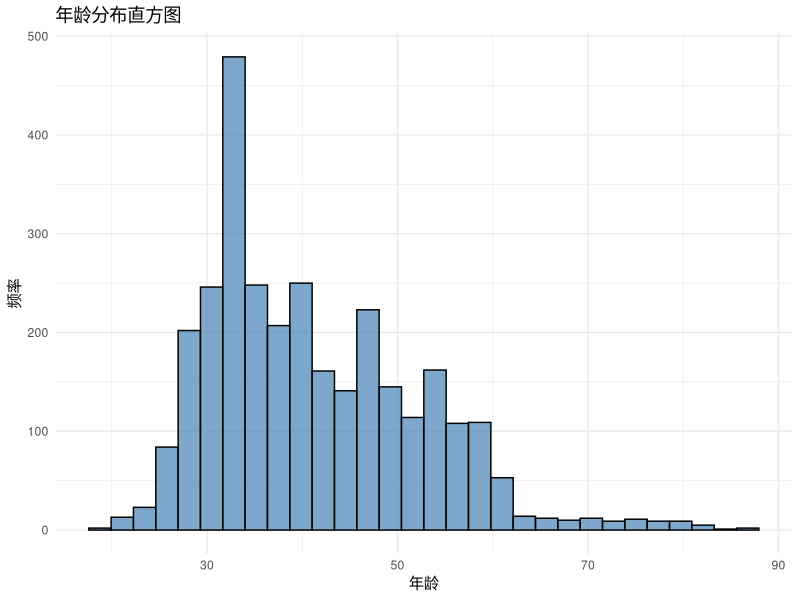
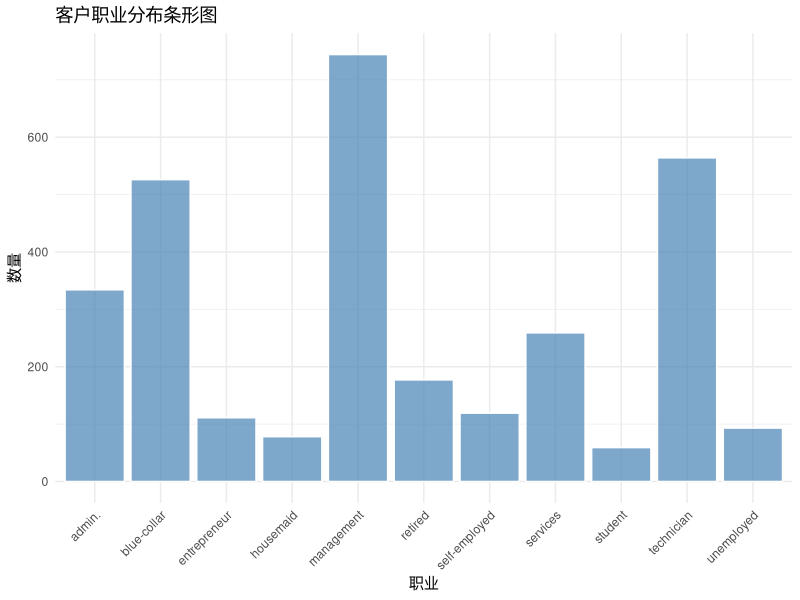
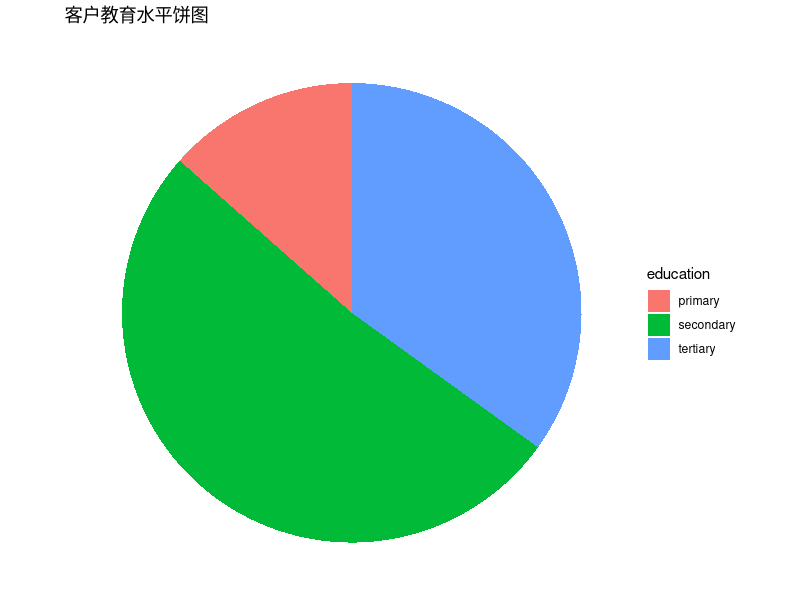
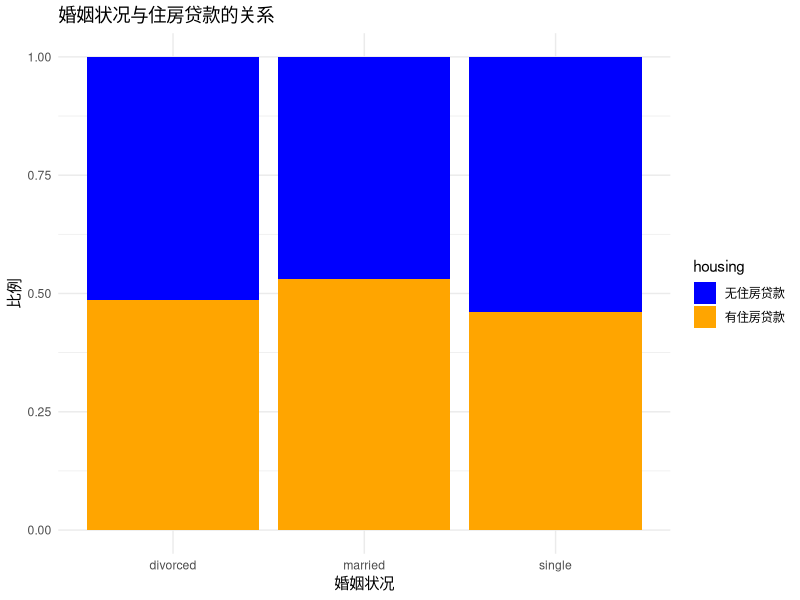
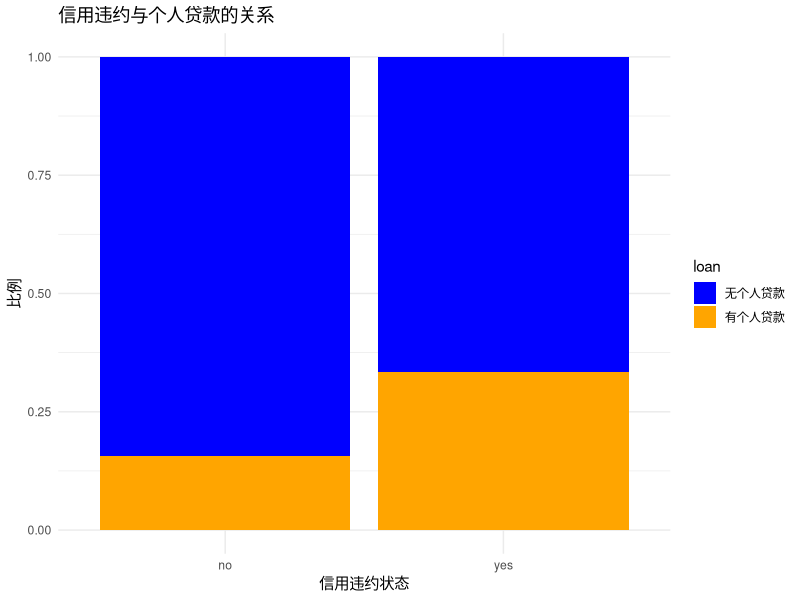

Write the R code that produced these figures, in order.

# 准备 ----------------------------------------------------------------------

# installation - skip it if done before
install.packages("ggplot2")
install.packages("dplyr")
install.packages("readxl")

library(ggplot2)
library(dplyr)
library(readxl)


# 导入数据并分析数据 -----------------------------------------------------------------

data <- read_excel("bank.xlsx")

# 年龄直方图
ggplot(data, aes(x = age)) +
  geom_histogram(bins = 30, fill = "steelblue", color = "black", alpha = 0.7) +
  labs(title = "年龄分布直方图", x = "年龄", y = "频率") +
  theme_minimal()

# 职业条形图
ggplot(data, aes(x = job)) +
  geom_bar(fill = "steelblue", color = "white", alpha = 0.7) +
  labs(title = "客户职业分布条形图",
       x = "职业",
       y = "数量") +
  theme_minimal() +
  theme(axis.text.x = element_text(angle = 45, hjust = 1))

# 教育水平饼图
education_counts <- data %>%
  count(education)

ggplot(education_counts, aes(x = "", y = n, fill = education)) +
  geom_bar(width = 1, stat = "identity") +
  coord_polar(theta = "y") +
  labs(title = "客户教育水平饼图") +
  theme_void()

# 婚姻状况与住房贷款的堆栈分组条形图
ggplot(data, aes(x = marital, fill = housing)) +
  geom_bar(position = "fill") +  # 使用 "fill" 堆叠
  labs(title = "婚姻状况与住房贷款的关系",
       x = "婚姻状况",
       y = "比例") +
  scale_fill_manual(values = c("blue", "orange"), 
                    labels = c("无住房贷款", "有住房贷款")) +
  theme_minimal()

# 信用违约与个人贷款的堆栈分组条形图
ggplot(data, aes(x = default, fill = loan)) +
geom_bar(position = "fill") +  # 使用 "fill" 堆叠
  labs(title = "信用违约与个人贷款的关系",
       x = "信用违约状态",
       y = "比例") +
  scale_fill_manual(values = c("blue", "orange"), 
                    labels = c("无个人贷款", "有个人贷款")) +
  theme_minimal()

# 
